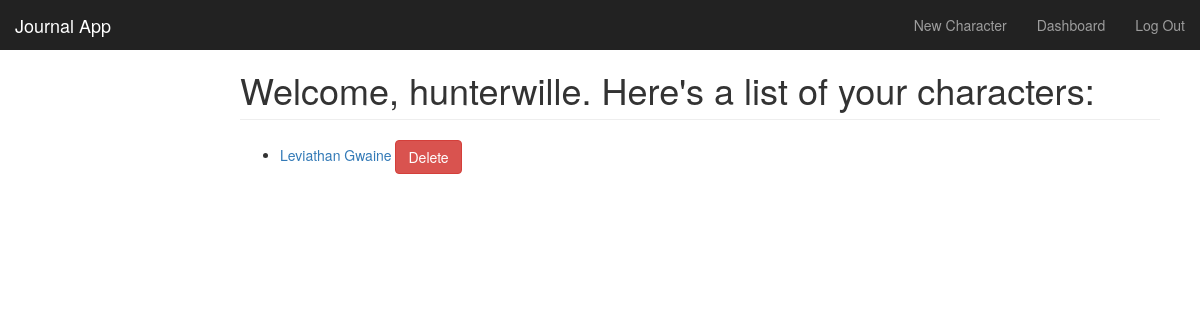
Page /dashboard (signed in) on the earlier database version.
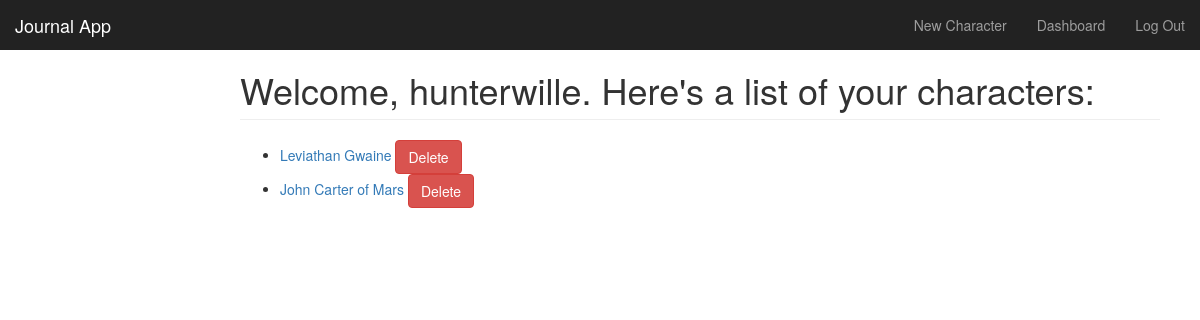
Same page on the later database version.
### app.py (models this page shows)
class Character(db.Model):
    id = db.Column(db.Integer, primary_key=True)
    name = db.Column(db.String(50), nullable=False)
    ancestry = db.Column(db.String(50), nullable=False)
    archetype = db.Column(db.String(50), nullable=False)
    system = db.Column(db.String(50), nullable=False)
    entries = db.relationship('Entry', backref='character', lazy=True)
    user_id = db.Column(db.Integer, db.ForeignKey(User.id))

### app.py (the view)
@app.route('/dashboard')
@login_required
def dashboard():
    g.user = current_user.get_id()
    characters = Character.query.filter(Character.user_id == g.user)
    return render_template('dashboard.html', name=current_user.username, characters=characters)

### app.py (called while the page is built)
@login_manager.user_loader
def load_user(user_id):
    return User.query.get(int(user_id))

### templates/dashboard.html (shortened to what this page needs)
{% extends "bootstrap/base.html" %}
{% block styles %}
{{super()}}
<link rel="stylesheet" href="{{url_for('.static', filename='dashboard.css')}}">
{% endblock %}
{% block content %}
    <nav class="navbar navbar-inverse navbar-fixed-top">
      <div class="container-fluid">
        <div class="navbar-header">
          <a class="navbar-brand" href="#">Journal App</a>
        </div>
        <div id="navbar" class="navbar-collapse collapse">
          <ul class="nav navbar-nav navbar-right">
            <li><a href="{{ url_for('create_character') }}">New Character</a></li>
            <li><a href="{{ url_for('dashboard') }}">Dashboard</a></li>
            <li><a href="{{ url_for('logout') }}">Log Out</a></li>
          </ul>
        </div>
      </div>
    </nav>
    <div class="container-fluid">
      <div class="row">
        <div class="col-sm-9 col-sm-offset-3 col-md-10 col-md-offset-2 main">
          <h1 class="page-header">Welcome, {{ name }}. Here's a list of your characters:</h1>
        <ul>
            {% for character in characters if current_user %}
              <li><a href="{{ url_for('character', id = character.id) }}">{{ character.name }}</a> <a class="btn btn-danger" href="{{ url_for('delete_character', id=character.id) }}">Delete</a></li>
            {% endfor %}
        </ul>
        </div>
      </div>
    </div>
{% endblock %}

Differences in the rows shown:
added Character: name "John Carter of Mars"
